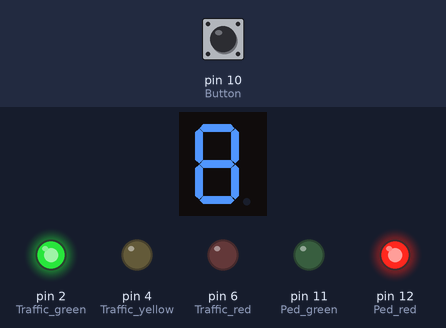
Bench run of a sketch on a simulated Arduino Uno, built with avr-gcc and run on an emulated ATmega328P. On the bench: 1-digit seven-segment display, output pins drawn as LEDs (lit = HIGH). Wiring (inferred from the names in the program): 1-digit 7-segment display, segments lit when HIGH: segments pin 7, pin 8, pin 9, A0, A1, A2, A3. The inputs (shaded band) are chosen by the test bench; at power-on: pin 10 (Button) LOW. The segment pins are drawn as the display they are named for; pins used as bus, display or sensor lines are not drawn.

Above: at 1.6 s.
1.7 s: pin 10 (Button) pulled HIGH for 0.15 s
At 2.7 s:
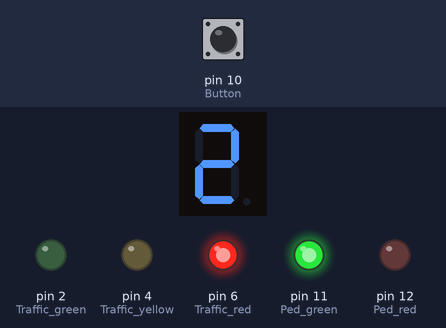
At 25.2 s:
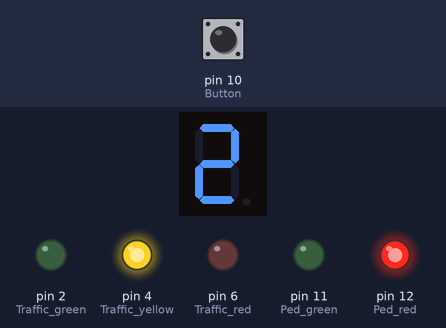
Timing chart, 0 to 26.7 s (numbered marks = the images above; inputs shaded):
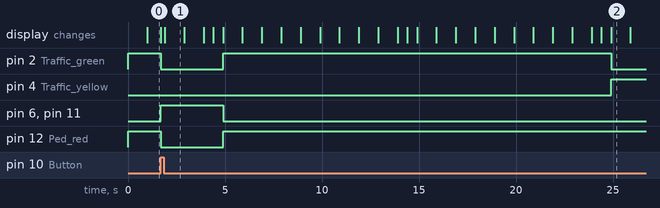

Measured:
- after the input at 1.7 s, pin 11 (Ped_green): LOW → HIGH at once, → LOW 3.2 s later; pin 12 (Ped_red): HIGH → LOW at once, → HIGH 3.2 s later
- what the display in image 1 shows lasts 1.0 s, from 1.9 s to 2.9 s

The sketch:

task_21-2.ino
```cpp
// ----- ENUM & VARIABLES -----
enum Status {green, yellow, red, pgreen, pred};
Status status = green;

unsigned long lastMillis = 0;
unsigned long interval = 10000;
bool pedestrianRequest = false;

// ----- 7-SEGMENT SETUP -----
int segPins[7] = {7, 8, 9, A0, A1, A2, A3}; // Segment order: a,b,c,d,e,f,g

byte digits[10][7] = {
  {1,1,1,1,1,1,0}, {0,1,1,0,0,0,0}, {1,1,0,1,1,0,1},
  {1,1,1,1,0,0,1}, {0,1,1,0,0,1,1}, {1,0,1,1,0,1,1},
  {1,0,1,1,1,1,1}, {1,1,1,0,0,0,0}, {1,1,1,1,1,1,1},
  {1,1,1,1,0,1,1}
};

// ----- PROTOTYPES -----
void handleTrafficLights(unsigned long currentMillis);
void handlePedestrianLights(unsigned long currentMillis);
void displayDigit(int num);
void clearDisplay();
void displayCountdown(unsigned long currentMillis);

// ----- SETUP -----
void setup() {
  pinMode(12, OUTPUT); // Ped red
  pinMode(11, OUTPUT); // Ped green
  pinMode(10, INPUT);  // Button
  pinMode(6, OUTPUT);  // Traffic red
  pinMode(4, OUTPUT);  // Traffic yellow
  pinMode(2, OUTPUT);  // Traffic green

  for (int i = 0; i < 7; i++) pinMode(segPins[i], OUTPUT);

  // Initial states: traffic green, ped red
  digitalWrite(2, HIGH);
  digitalWrite(4, LOW);
  digitalWrite(6, LOW);
  digitalWrite(11, LOW);
  digitalWrite(12, HIGH);

  lastMillis = millis();
}

// ----- LOOP -----
void loop() {
  unsigned long currentMillis = millis();
  int buttonState = digitalRead(10);

  static unsigned long lastButtonPress = 0;
  if (buttonState == HIGH && !pedestrianRequest && status != pgreen &&
      currentMillis - lastButtonPress > 500) {
    pedestrianRequest = true;
    lastButtonPress = currentMillis;
    lastMillis = currentMillis;
    status = pgreen;
    interval = 3200;
  }

  if (pedestrianRequest)
    handlePedestrianLights(currentMillis);
  else
    handleTrafficLights(currentMillis);

  displayCountdown(currentMillis);
}

// ----- TRAFFIC LIGHT HANDLER -----
void handleTrafficLights(unsigned long currentMillis) {
  switch (status) {
    case green:
      digitalWrite(2, HIGH);  // traffic green
      digitalWrite(4, LOW);
      digitalWrite(6, LOW);
      digitalWrite(11, LOW);  // ped green
      digitalWrite(12, HIGH); // ped red
      if (currentMillis - lastMillis >= interval) {
        status = yellow;
        lastMillis = currentMillis;
        interval = 3000;
      }
      break;

    case yellow:
      digitalWrite(2, LOW);
      digitalWrite(4, HIGH);  // yellow
      digitalWrite(6, LOW);
      digitalWrite(11, LOW);
      digitalWrite(12, HIGH);
      if (currentMillis - lastMillis >= interval) {
        status = red;
        lastMillis = currentMillis;
        interval = 10000;
      }
      break;

    case red:
      digitalWrite(2, LOW);
      digitalWrite(4, LOW);
      digitalWrite(6, HIGH);  // traffic red
      digitalWrite(11, LOW);
      digitalWrite(12, HIGH); // ped red (normal)
      if (currentMillis - lastMillis >= interval) {
        status = green;
        lastMillis = currentMillis;
        interval = 10000;
      }
      break;
  }
}

// ----- PEDESTRIAN LIGHT HANDLER -----
void handlePedestrianLights(unsigned long currentMillis) {
  switch (status) {
    case pgreen:
      // traffic stops, pedestrians walk
      digitalWrite(2, LOW);
      digitalWrite(4, LOW);
      digitalWrite(6, HIGH);  // traffic red
      digitalWrite(11, HIGH); // ped green
      digitalWrite(12, LOW);  // ped red OFF
      if (currentMillis - lastMillis >= interval) {
        status = pred;
        lastMillis = currentMillis;
        interval = 10000;
      }
      break;

    case pred:
      // pedestrians stop, traffic resumes
      digitalWrite(11, LOW);
      digitalWrite(12, HIGH); // ped red
      digitalWrite(6, LOW);   // traffic red OFF
      digitalWrite(2, HIGH);  // traffic green ON
      if (currentMillis - lastMillis >= interval) {
        pedestrianRequest = false;
        status = green;
        lastMillis = currentMillis;
        interval = 10000;
      }
      break;
  }
}

// ----- 7-SEGMENT FUNCTIONS -----
void displayDigit(int num) {
  for (int i = 0; i < 7; i++)
    digitalWrite(segPins[i], digits[num][i]);
}

void clearDisplay() {
  for (int i = 0; i < 7; i++)
    digitalWrite(segPins[i], LOW);
}

void displayCountdown(unsigned long currentMillis) {
  int remaining = (interval - (currentMillis - lastMillis)) / 1000;
  if (remaining < 0) remaining = 0;
  if (remaining > 9) remaining = 9;

  static unsigned long lastBlink = 0;
  static bool blink = true;
  if (remaining == 0) {
    if (currentMillis - lastBlink >= 500) {
      blink = !blink;
      lastBlink = currentMillis;
    }
    if (blink)
      displayDigit(0);
    else
      clearDisplay();
  } else {
    displayDigit(remaining);
  }
}
```
